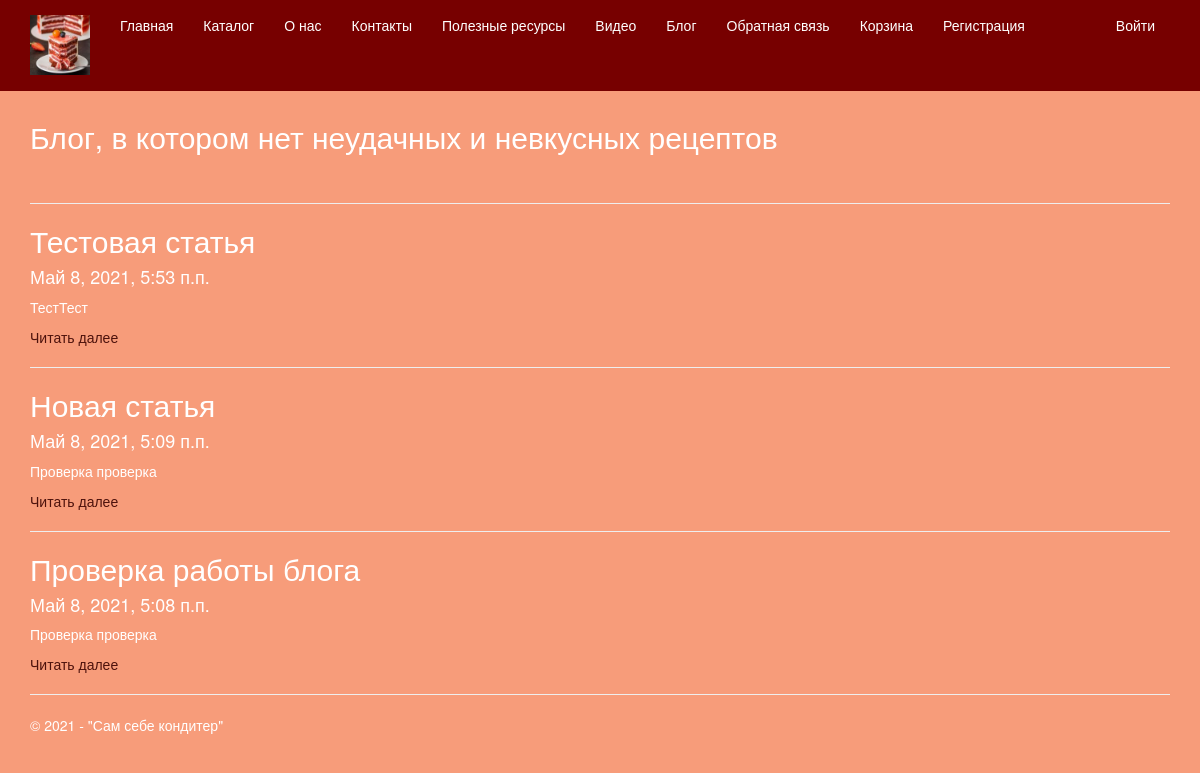
/blog, run on an earlier commit of the app's database.
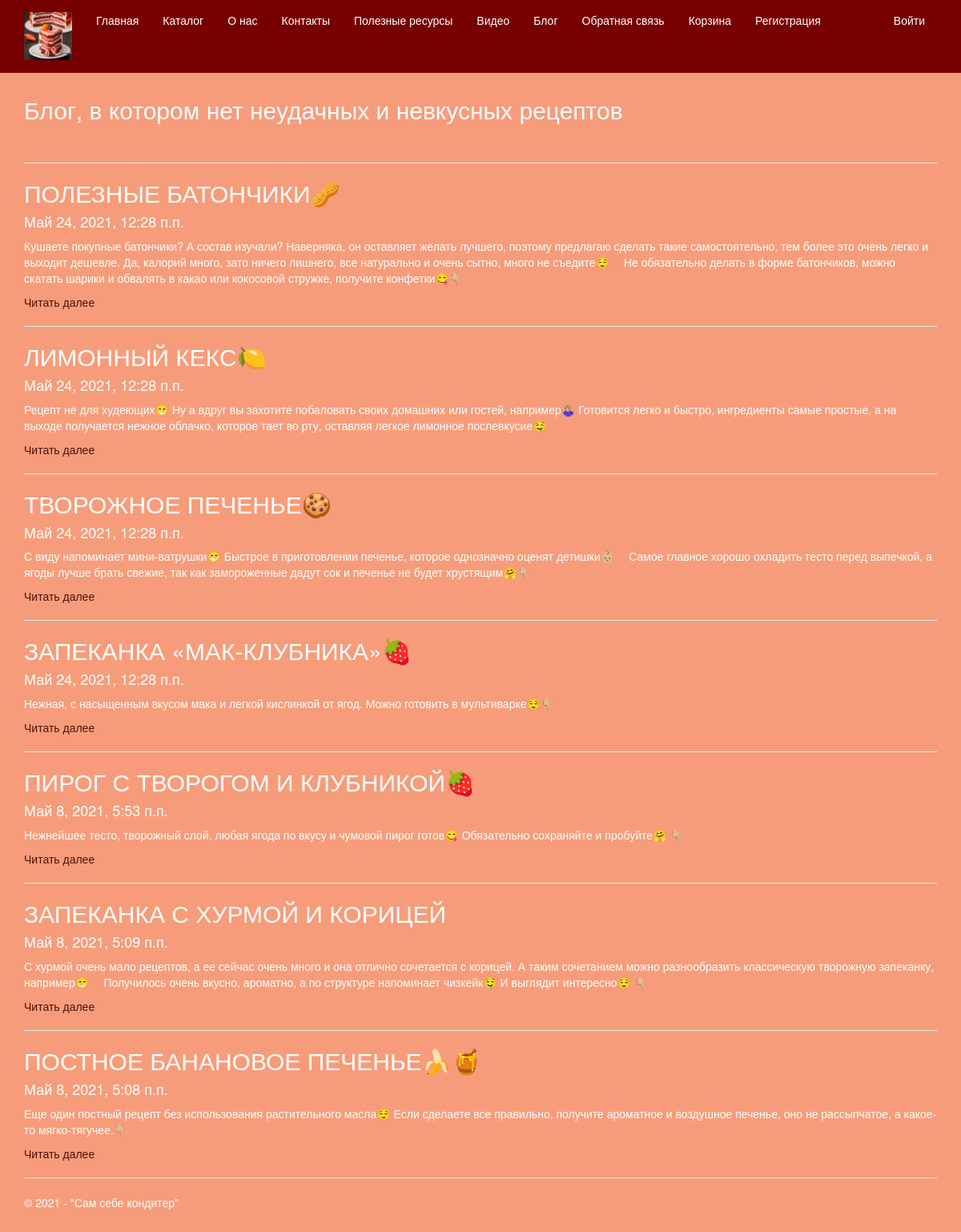
And on a later commit of the database.
### app/models.py (models this page shows, shortened)
class Blog(models.Model):
     title = models.CharField(max_length = 100, unique_for_date = "posted", verbose_name = "Заголовок")
     author = models.ForeignKey(User, null=True, blank=True, on_delete = models.SET_NULL, verbose_name = "Автор")
     description = models.TextField(verbose_name = "Краткое содержание")
     content = models.TextField(verbose_name = "Полное содержание")
     posted = models.DateTimeField(default = datetime.now(), db_index = True, verbose_name = "Опубликована")
     image = models.FileField(default = 'temp.jpg', verbose_name = "Путь к изображению")
     class Meta:
         db_table = "Posts" # имя таблицы для модели
         ordering = ["-posted"] # порядок сортировки данных в модели ("-" означает по убыванию)
         verbose_name = "статья блога" # имя, под которым модель будет отображаться в административном разделе (для одной статьи блога)
         verbose_name_plural = "статьи блога" # тоже для всех статей блога

### app/views.py (the view)
# urls.py: url(r'^blog$', app.views.blog, name='blog'),
def blog(request):
    assert isinstance(request, HttpRequest)
    posts = Blog.objects.all() # запрос на выбор всех статей блога из модели
    return render(
        request,
        'app/blog.html',
        {
        'title':'Блог, в котором нет неудачных и невкусных рецептов',
        'posts': posts, # передача списка статей в шаблон веб-страницы
        'year':datetime.now().year,
        }
)

### app/templates/app/blog.html
﻿{% extends "app/layout.html" %}
{% block content %}
<h2>{{ title }}</h2> <br />
{% for post in posts %}
<hr/>
<div class="">
<h2> {{post.title}} </h2>
<h4> {{post.posted}} </h4>
<p> {{post.description}} </p>
<p><a href="{% url 'blogpost' parametr=post.id %}"> Читать далее </a> </p>
</div>
{% endfor %}
{% endblock %}

What changed in the data, as far as the page shows it:
added Blog: title "ПОЛЕЗНЫЕ БАТОНЧИКИ🥜", posted "Май 24, 2021, 12:28 п.п.", description "Кушаете покупные батончики? А состав изучали? Наверняка, он оставляет желать лучшего, поэтому предлагаю сделать такие самостоятельно, тем более это очень легко и выходит дешевле. Да, калорий много, зато ничего лишнего, все натурально и очень сытно, много не съедите😌 ⠀ Не обязательно делать в форме батончиков, можно скатать шарики и обвалять в какао или кокосовой стружке, получите конфетки😋👇🏼"
added Blog: title "ЛИМОННЫЙ КЕКС🍋", posted "Май 24, 2021, 12:28 п.п.", description "Рецепт не для худеющих😁 Ну а вдруг вы захотите побаловать своих домашних или гостей, например🤷🏼‍♀️ Готовится легко и быстро, ингредиенты самые простые, а на выходе получается нежное облачко, которое тает во рту, оставляя легкое лимонное послевкусие🤤"
added Blog: title "ТВОРОЖНОЕ ПЕЧЕНЬЕ🍪", posted "Май 24, 2021, 12:28 п.п.", description "С виду напоминает мини-ватрушки😁 Быстрое в приготовлении печенье, которое однозначно оценят детишки👶🏼 ⠀ Самое главное хорошо охладить тесто перед выпечкой, а ягоды лучше брать свежие, так как замороженные дадут сок и печенье не будет хрустящим🤗👇🏼"
added Blog: title "ЗАПЕКАНКА «МАК-КЛУБНИКА»🍓", posted "Май 24, 2021, 12:28 п.п.", description "Нежная, с насыщенным вкусом мака и легкой кислинкой от ягод. Можно готовить в мультиварке😌👇🏼"
changed Blog: title "Тестовая статья" → "ПИРОГ С ТВОРОГОМ И КЛУБНИКОЙ🍓"; description "ТестТест" → "Нежнейшее тесто, творожный слой, любая ягода по вкусу и чумовой пирог готов😋 Обязательно сохраняйте и пробуйте🤗 👇🏼"
changed Blog: title "Новая статья" → "ЗАПЕКАНКА С ХУРМОЙ И КОРИЦЕЙ"; description "Проверка проверка" → "С хурмой очень мало рецептов, а ее сейчас очень много и она отлично сочетается с корицей. А таким сочетанием можно разнообразить классическую творожную запеканку, например😁 ⠀ Получилось очень вкусно, ароматно, а по структуре напоминает чизкейк🤤 И выглядит интересно😌 👇🏼"
changed Blog: title "Проверка работы блога" → "ПОСТНОЕ БАНАНОВОЕ ПЕЧЕНЬЕ🍌🍯"; description "Проверка проверка" → "Еще один постный рецепт без использования растительного масла😌 Если сделаете все правильно, получите ароматное и воздушное печенье, оно не рассыпчатое, а какое-то мягко-тягучее.👇🏼"
